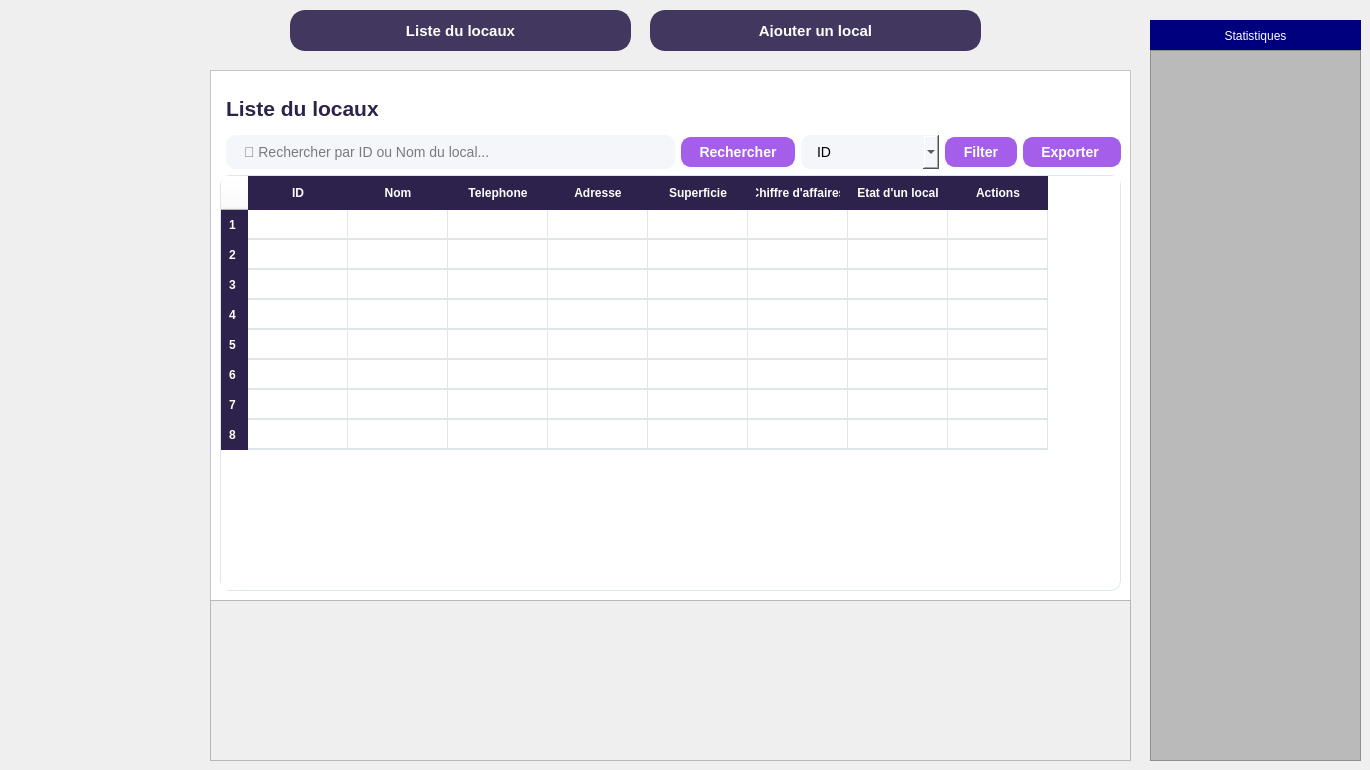
      <widget class="QWidget" name="page_3">
       <widget class="QFrame" name="frame_3">
        <property name="geometry">
         <rect>
          <x>210</x>
          <y>70</y>
          <width>921</width>
          <height>531</height>
         </rect>
        </property>
        <property name="styleSheet">
         <string notr="true">background-color: rgb(255, 255, 255);</string>
        </property>
        <property name="frameShape">
         <enum>QFrame::Shape::StyledPanel</enum>
        </property>
        <property name="frameShadow">
         <enum>QFrame::Shadow::Raised</enum>
        </property>
        <layout class="QHBoxLayout" name="horizontalLayout_2">
         <item>
          <layout class="QVBoxLayout" name="verticalLayout_2">
           <item>
            <layout class="QHBoxLayout" name="headerLayout_3"/>
           </item>
           <item>
            <widget class="QLabel" name="lblListeClients_2">
             <property name="font">
              <font>
               <pointsize>16</pointsize>
               <bold>true</bold>
              </font>
             </property>
             <property name="styleSheet">
              <string notr="true">color:#2d224c;font-weight:bold;margin:16px 0 8px 0;
background-color: rgb(255, 255, 255);</string>
             </property>
             <property name="text">
              <string>Liste du locaux</string>
             </property>
            </widget>
           </item>
           <item>
            <layout class="QHBoxLayout" name="searchLayout_2">
             <item>
              <widget class="QFrame" name="frame_9">
               <property name="styleSheet">
                <string notr="true">background-color: rgb(0, 0, 124);; border-radius:20px;</string>
               </property>
               <property name="frameShape">
                <enum>QFrame::Shape::StyledPanel</enum>
               </property>
               <property name="frameShadow">
                <enum>QFrame::Shadow::Raised</enum>
               </property>
               <widget class="QToolButton" name="toolButton_11">
                <property name="geometry">
                 <rect>
                  <x>20</x>
                  <y>240</y>
                  <width>141</width>
                  <height>41</height>
                 </rect>
                </property>
                <property name="styleSheet">
                 <string notr="true">QToolButton { border: none; border-radius: 20px; color: white; padding: 10px; background: qlineargradient(spread:pad, x1:0, y1:0, x2:1, y2:0, stop:0 #9B59B6, stop:1 #BDC3C7); } QToolButton:hover { background: qlineargradient(spread:pad, x1:0, y1:0, x2:1, y2:0, stop:0 #BDC3C7, stop:1 #F8C8DC); }</string>
                </property>
                <property name="text">
                 <string>Fournisseurs</string>
                </property>
               </widget>
               <widget class="QToolButton" name="toolButton_12">
                <property name="geometry">
                 <rect>
                  <x>20</x>
                  <y>300</y>
                  <width>141</width>
                  <height>41</height>
                 </rect>
                </property>
                <property name="styleSheet">
                 <string notr="true">QToolButton { border: none; border-radius: 20px; color: white; padding: 10px; background: qlineargradient(spread:pad, x1:0, y1:0, x2:1, y2:0, stop:0 #9B59B6, stop:1 #BDC3C7); } QToolButton:hover { background: qlineargradient(spread:pad, x1:0, y1:0, x2:1, y2:0, stop:0 #BDC3C7, stop:1 #F8C8DC); }</string>
                </property>
                <property name="text">
                 <string>Produis</string>
                </property>
               </widget>
               <widget class="QToolButton" name="toolButton_13">
                <property name="geometry">
                 <rect>
                  <x>20</x>
                  <y>360</y>
                  <width>141</width>
                  <height>41</height>
                 </rect>
                </property>
                <property name="styleSheet">
                 <string notr="true">QToolButton { border: none; border-radius: 20px; color: white; padding: 10px; background: qlineargradient(spread:pad, x1:0, y1:0, x2:1, y2:0, stop:0 #9B59B6, stop:1 #BDC3C7); } QToolButton:hover { background: qlineargradient(spread:pad, x1:0, y1:0, x2:1, y2:0, stop:0 #BDC3C7, stop:1 #F8C8DC); }</string>
                </property>
                <property name="text">
                 <string>Personnels</string>
                </property>
               </widget>
               <widget class="QToolButton" name="toolButton_14">
                <property name="geometry">
                 <rect>
                  <x>20</x>
                  <y>420</y>
                  <width>141</width>
                  <height>41</height>
                 </rect>
                </property>
                <property name="styleSheet">
                 <string notr="true">QToolButton { border: none; border-radius: 20px; color: white; padding: 10px; background: qlineargradient(spread:pad, x1:0, y1:0, x2:1, y2:0, stop:0 #9B59B6, stop:1 #BDC3C7); } QToolButton:hover { background: qlineargradient(spread:pad, x1:0, y1:0, x2:1, y2:0, stop:0 #BDC3C7, stop:1 #F8C8DC); }</string>
                </property>
                <property name="text">
                 <string>Locaux</string>
                </property>
               </widget>
               <widget class="QToolButton" name="toolButton_15">
                <property name="geometry">
                 <rect>
                  <x>20</x>
                  <y>180</y>
                  <width>141</width>
                  <height>41</height>
                 </rect>
                </property>
                <property name="styleSheet">
                 <string notr="true">QToolButton { border: none; border-radius: 20px; color: white; padding: 10px; background: qlineargradient(spread:pad, x1:0, y1:0, x2:1, y2:0, stop:0 #9B59B6, stop:1 #BDC3C7); } QToolButton:hover { background: qlineargradient(spread:pad, x1:0, y1:0, x2:1, y2:0, stop:0 #BDC3C7, stop:1 #F8C8DC); }
</string>
                </property>
                <property name="text">
                 <string>Client</string>
                </property>
               </widget>
              </widget>
             </item>
             <item>
              <widget class="QLineEdit" name="searchLineEdit_2">
               <property name="styleSheet">
                <string notr="true">background-color:#f5f6fa;border-radius:10px;padding:8px 16px;font-size:14px;color :black;</string>
               </property>
               <property name="placeholderText">
                <string>🔎 Rechercher par ID ou Nom du local...</string>
               </property>
              </widget>
             </item>
             <item>
              <widget class="QPushButton" name="btnRechercher_2">
               <property name="styleSheet">
                <string notr="true">
QPushButton {
	background-color: rgb(169, 94, 255);
    background-color: #a55eea;
    color: white;
    font-weight: bold;
    border-radius: 10px;
    padding: 5px 16px;
    font-size: 14px;
    border: 2px solid #a55eea;
}
QPushButton:hover {
    background-color:#c494ff;
    border: 2px solid #a55eea;
}
</string>
               </property>
               <property name="text">
                <string>Rechercher</string>
               </property>
              </widget>
             </item>
             <item>
              <widget class="QComboBox" name="comboProfession_2">
               <property name="acceptDrops">
                <bool>false</bool>
               </property>
               <property name="styleSheet">
                <string notr="true">background-color:#f5f6fa;border-radius:10px;padding:8px 16px;font-size:14px;color :black; </string>
               </property>
               <property name="editable">
                <bool>false</bool>
               </property>
               <property name="currentText">
                <string>ID</string>
               </property>
               <item>
                <property name="text">
                 <string>ID</string>
                </property>
               </item>
               <item>
                <property name="text">
                 <string>Nom</string>
                </property>
               </item>
               <item>
                <property name="text">
                 <string>Superficie</string>
                </property>
               </item>
               <item>
                <property name="text">
                 <string>Etat d'un local</string>
                </property>
               </item>
              </widget>
             </item>
             <item>
              <widget class="QPushButton" name="btnFilter_2">
               <property name="styleSheet">
                <string notr="true">
QPushButton {
	background-color: rgb(169, 94, 255);
    background-color: #a55eea;
    color: white;
    font-weight: bold;
    border-radius: 10px;
    padding: 5px 16px;
    font-size: 14px;
    border: 2px solid #a55eea;
}
QPushButton:hover {
    background-color:#c494ff;
    border: 2px solid #a55eea;
}
</string>
               </property>
               <property name="text">
                <string>Filter</string>
               </property>
              </widget>
             </item>
             <item>
              <widget class="QPushButton" name="btnExporter_2">
               <property name="styleSheet">
                <string notr="true">QPushButton {
	background-color: rgb(169, 94, 255);
    background-color: #a55eea;
    color: white;
    font-weight: bold;
    border-radius: 10px;
    padding: 5px 16px;
    font-size: 14px;
    border: 2px solid #a55eea;
}
QPushButton:hover {
    background-color:#c494ff;
    border: 2px solid #a55eea;
}
</string>
               </property>
               <property name="text">
                <string>Exporter </string>
               </property>
              </widget>
             </item>
            </layout>
           </item>
           <item>
            <layout class="QHBoxLayout" name="headerLayout_4"/>
           </item>
           <item>
            <layout class="QHBoxLayout" name="actionButtonsLayout_2">
             <item>
              <widget class="QTableWidget" name="tablePersonnel_2">
               <property name="styleSheet">
                <string notr="true">/* --- Style du conteneur principal de la table --- */
QTableWidget {
    background-color: white;
    color: rgb(0, 0, 0);
    border-radius: 10px;
    gridline-color: #dfe6e9;
    border: 1px solid #dfe6e9;
}

/* --- Style de l'en-tête --- */
QHeaderView::section {
    background-color: #2d224c;
    color: white;
    font-weight: bold;
    padding: 8px;
    border: none;
}

/* --- Style pour chaque cellule (SANS PADDING) --- */
QTableWidget::item {
    border-bottom: 1px solid #dfe6e9;
}

/* --- Style pour les cellules sélectionnées --- */
QTableWidget::item:selected {
    background-color: #a29bfe;
    color: white;
}</string>
               </property>
               <row/>
               <row/>
               <row/>
               <row/>
               <row/>
               <row/>
               <row/>
               <row/>
               <column>
                <property name="text">
                 <string>ID</string>
                </property>
               </column>
               <column>
                <property name="text">
                 <string>Nom</string>
                </property>
               </column>
               <column>
                <property name="text">
                 <string>Telephone</string>
                </property>
               </column>
               <column>
                <property name="text">
                 <string>Adresse</string>
                </property>
               </column>
               <column>
                <property name="text">
                 <string>Superficie</string>
                </property>
               </column>
               <column>
                <property name="text">
                 <string>Chiffre d'affaires</string>
                </property>
               </column>
               <column>
                <property name="text">
                 <string>Etat d'un local</string>
                </property>
               </column>
               <column>
                <property name="text">
                 <string>Actions</string>
                </property>
               </column>
               <item row="0" column="0">
                <property name="text">
                 <string/>
                </property>
                <property name="checkState">
                 <enum>Unchecked</enum>
                </property>
               </item>
               <item row="0" column="1">
                <property name="text">
                 <string/>
                </property>
               </item>
               <item row="0" column="2">
                <property name="text">
                 <string/>
                </property>
               </item>
               <item row="0" column="7">
                <property name="text">
                 <string/>
                </property>
               </item>
               <item row="1" column="0">
                <property name="text">
                 <string/>
                </property>
                <property name="checkState">
                 <enum>Unchecked</enum>
                </property>
               </item>
               <item row="1" column="1">
                <property name="text">
                 <string/>
                </property>
               </item>
               <item row="1" column="2">
                <property name="text">
                 <string/>
                </property>
               </item>
               <item row="2" column="0">
                <property name="text">
                 <string/>
                </property>
                <property name="checkState">
                 <enum>Unchecked</enum>
                </property>
               </item>
               <item row="2" column="1">
                <property name="text">
                 <string/>
                </property>
               </item>
               <item row="2" column="2">
                <property name="text">
                 <string/>
                </property>
               </item>
               <item row="3" column="0">
                <property name="text">
                 <string/>
                </property>
                <property name="checkState">
                 <enum>Unchecked</enum>
                </property>
               </item>
               <item row="4" column="0">
                <property name="text">
                 <string/>
                </property>
                <property name="checkState">
                 <enum>Unchecked</enum>
                </property>
               </item>
               <item row="5" column="0">
                <property name="text">
                 <string/>
                </property>
                <property name="checkState">
                 <enum>Unchecked</enum>
                </property>
               </item>
               <item row="6" column="0">
                <property name="text">
                 <string/>
                </property>
                <property name="checkState">
                 <enum>Unchecked</enum>
                </property>
               </item>
               <item row="7" column="0">
                <property name="text">
                 <string/>
                </property>
                <property name="checkState">
                 <enum>Unchecked</enum>
                </property>
               </item>
              </widget>
             </item>
            </layout>
           </item>
          </layout>
         </item>
        </layout>
       </widget>
       <widget class="QPushButton" name="btnListePersonnel_4">
        <property name="geometry">
         <rect>
          <x>290</x>
          <y>10</y>
          <width>341</width>
          <height>41</height>
         </rect>
        </property>
        <property name="styleSheet">
         <string notr="true">QPushButton {
    background-color: #41375f;
    color: white;
    font-weight: bold;
    border-radius: 15px;
    padding: 12px 24px;
    font-size: 15px;
    border: 2px solid #41375f;
}
QPushButton:hover {
    background-color: #5a4a82;
    border: 2px solid #7158a0;
}</string>
        </property>
        <property name="text">
         <string>Liste du locaux</string>
        </property>
       </widget>
       <widget class="QPushButton" name="btnAjouterPersonnel_4">
        <property name="geometry">
         <rect>
          <x>650</x>
          <y>10</y>
          <width>331</width>
          <height>41</height>
         </rect>
        </property>
        <property name="styleSheet">
         <string notr="true">QPushButton {
    background-color: #41375f;
    color: white;
    font-weight: bold;
    border-radius: 15px;
    padding: 12px 24px;
    font-size: 15px;
    border: 2px solid #41375f;
}
QPushButton:hover {
    background-color: #5a4a82;
    border: 2px solid #7158a0;
}</string>
        </property>
        <property name="text">
         <string>Ajouter un local</string>
        </property>
       </widget>
       <widget class="QFrame" name="frame_4">
        <property name="geometry">
         <rect>
          <x>210</x>
          <y>600</y>
          <width>921</width>
          <height>161</height>
         </rect>
        </property>
        <property name="frameShape">
         <enum>QFrame::Shape::StyledPanel</enum>
        </property>
        <property name="frameShadow">
         <enum>QFrame::Shadow::Raised</enum>
        </property>
        <widget class="QLabel" name="label_19">
         <property name="geometry">
          <rect>
           <x>0</x>
           <y>0</y>
           <width>921</width>
           <height>251</height>
          </rect>
         </property>
         <property name="text">
          <string/>
         </property>
         <property name="pixmap">
          <pixmap>:/new/prefix1/maps.jpg</pixmap>
         </property>
         <property name="scaledContents">
          <bool>true</bool>
         </property>
         <property name="wordWrap">
          <bool>true</bool>
         </property>
         <property name="openExternalLinks">
          <bool>true</bool>
         </property>
        </widget>
       </widget>
       <widget class="QLabel" name="label_26">
        <property name="geometry">
         <rect>
          <x>1150</x>
          <y>20</y>
          <width>211</width>
          <height>31</height>
         </rect>
        </property>
        <property name="styleSheet">
         <string notr="true">color: rgb(255, 255, 255);
background-color: rgb(0, 0, 127);
border-color: rgb(0, 0, 255);</string>
        </property>
        <property name="text">
         <string>Statistiques</string>
        </property>
        <property name="alignment">
         <set>Qt::AlignmentFlag::AlignCenter</set>
        </property>
       </widget>
       <widget class="QFrame" name="frame_15">
        <property name="geometry">
         <rect>
          <x>1150</x>
          <y>50</y>
          <width>211</width>
          <height>711</height>
         </rect>
        </property>
        <property name="styleSheet">
         <string notr="true">background-color: rgb(186, 186, 186);</string>
        </property>
        <property name="frameShape">
         <enum>QFrame::Shape::StyledPanel</enum>
        </property>
        <property name="frameShadow">
         <enum>QFrame::Shadow::Raised</enum>
        </property>
       </widget>
      </widget>
